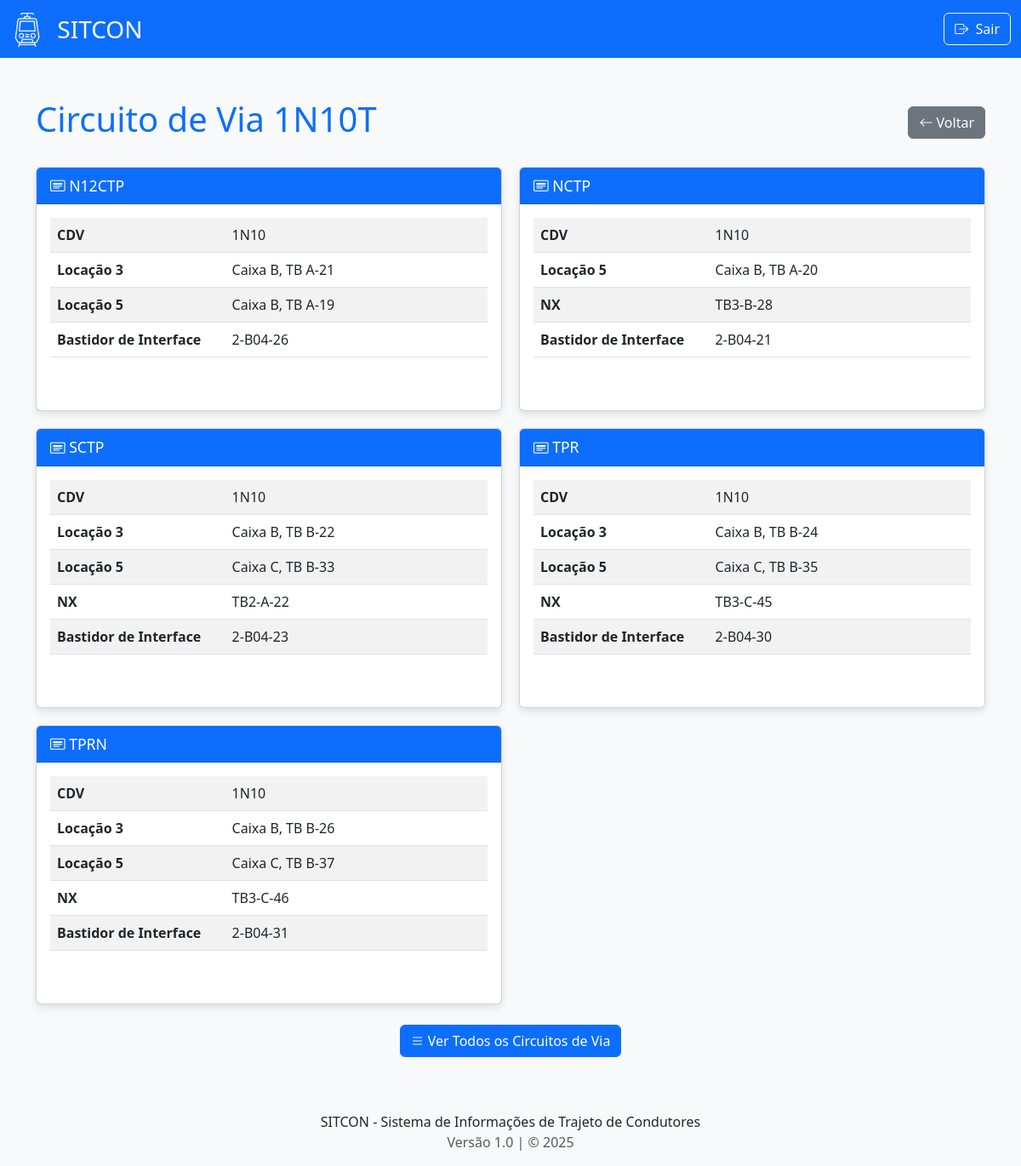
Page /cdv/1N10 (signed in) on the committed database.
### models.py (models this page shows, shortened)
class CDV(db.Model):
    __tablename__ = 'cdv'
    idcdv = db.Column(db.String(5), primary_key=True)
    tipo = db.Column(db.String(6), primary_key=True)
    L1 = db.Column(db.String(8), nullable=True)
    L2 = db.Column(db.String(8), nullable=True)
    L3 = db.Column(db.String(8), nullable=True)
    L4 = db.Column(db.String(8), nullable=True)
    L5 = db.Column(db.String(8), nullable=True)
    L6 = db.Column(db.String(8), nullable=True)
    L7 = db.Column(db.String(8), nullable=True)
    L8 = db.Column(db.String(8), nullable=True)
    L9 = db.Column(db.String(8), nullable=True)
    L10 = db.Column(db.String(8), nullable=True)
    tower = db.Column(db.String(8), nullable=True)
    interface = db.Column(db.String(8), nullable=True)
    L14 = db.Column(db.String(8), nullable=True)
    L15 = db.Column(db.String(8), nullable=True)
    L16 = db.Column(db.String(8), nullable=True)
    L18 = db.Column(db.String(8), nullable=True)
    L17 = db.Column(db.String(8), nullable=True)
    L20 = db.Column(db.String(8), nullable=True)
    L21 = db.Column(db.String(8), nullable=True)
    L22 = db.Column(db.String(8), nullable=True)
    L23 = db.Column(db.String(8), nullable=True)

### app.py (the view)
@app.route('/cdv/<cdv_id>')
@login_required
def cdv_detail(cdv_id):
    registros = CDV.query.filter_by(idcdv=cdv_id).all()
    if not registros:
        flash(f'CDV {cdv_id} não encontrado', 'warning')
        return redirect(url_for('cdv'))
    dados = formatar_registros(registros, CDV)
    return render_template('cdv_detail.html',
                         cdv_id=cdv_id,
                         registros=dados)

### app.py (called while the page is built)
def formatar_valor_locacao(valor):
    if not isinstance(valor, str) or '-' not in valor:
        return valor
    partes = valor.split('-')
    if len(partes) >= 3:
        caixa = f"Caixa {partes[0]}"
        tb = f"TB {partes[1]}-{partes[2]}"
        return f"{caixa}, {tb}"
    elif len(partes) == 2:
        caixa = f"Caixa {partes[0]}"
        tb = f"TB {partes[1]}"
        return f"{caixa}, {tb}"
    else:
        return valor

def formatar_registros(registros, model_class):
    dados_formatados = []
    if not registros:
        return dados_formatados
    for registro in registros:
        campos_registro = {}
        for coluna in model_class.__table__.columns:
            nome_original = coluna.name
            nome_amigavel = TRADUCOES_GERAIS.get(nome_original, nome_original)
            valor = getattr(registro, nome_original)
            if nome_original.startswith('L') and nome_original[1:].isdigit():
                valor = formatar_valor_locacao(valor)
            if valor not in [None, '']:
                campos_registro[nome_amigavel] = valor
        dados_formatados.append(campos_registro)
    return dados_formatados

def login_required(f):
    @wraps(f)
    def decorated_function(*args, **kwargs):
        if not session.get('logado'):
            flash('Acesso não autorizado. Por favor, faça login.', 'warning')
            return redirect(url_for('login'))
        return f(*args, **kwargs)
    return decorated_function

### templates/cdv_detail.html (shortened to what this page needs)
{% extends "base.html" %}
{% block content %}
<div class="d-flex justify-content-between align-items-center mb-4">
  <h1 class="text-primary">Circuito de Via {{ cdv_id }}T</h1>
  <a href="{{ url_for('cdv') }}" class="btn btn-secondary">
    <i class="bi bi-arrow-left"></i> Voltar
  </a>
</div>
<div class="registro-grid">
  {% for registro in registros %}
  <div class="card">
    <div class="card-header bg-primary text-white">
      <i class="bi bi-card-heading"></i>
      {{ registro.pop('Tipo', 'Configuração ' + loop.index|string) }}
    </div>
    <div class="card-body">
      <div class="table-responsive">
        <table class="table table-striped">
          <tbody>
            {% if registro %}
              {% for nome, valor in registro.items() %}
                {% if nome != 'tipo' %}
                <tr>
                  <td width="40%"><strong>{{ nome }}</strong></td>
                  <td>{{ valor }}</td>
                </tr>
                {% endif %}
              {% endfor %}
            {% else %}
              <tr>
                <td colspan="2" class="text-center">Nenhum dado disponível</td>
              </tr>
            {% endif %}
          </tbody>
        </table>
      </div>
    </div>
  </div>
  {% endfor %}
</div>
<div class="text-center mt-4">
  <a href="{{ url_for('cdv') }}" class="btn btn-primary">
    <i class="bi bi-list"></i> Ver Todos os Circuitos de Via
  </a>
</div>
{% endblock %}

### static/css/style.css (style rules this page uses)
html, body { height: 100%; }
body { display: flex; flex-direction: column; }
body { background-image: url('../images/fundo.png'); background-size: cover; background-position: center center; background-attachment: fixed; background-color: #f8f9fa; }
.card-header { font-size: 1.1rem; }
.card { box-shadow: 0 4px 8px rgba(0, 0, 0, 0.1); height: 100%; margin-bottom: 30px; }
.table-responsive { max-height: 300px; overflow-y: auto; }
.registro-grid { display: grid; grid-template-columns: repeat(2, 1fr); gap: 20px; }

### rows in the picture
CDV: pop "N12CTP", nome "CDV", idcdv "1N10", registro "Locação 3" "Locação 5", registro "Caixa B, TB A-21" "Caixa B, TB A-19", nome "Bastidor de Interface", interface "2-B04-26"
CDV: pop "NCTP", nome "CDV", idcdv "1N10", registro "Locação 5", registro "Caixa B, TB A-20", nome "NX", tower "TB3-B-28", nome "Bastidor de Interface", interface "2-B04-21"
CDV: pop "SCTP", nome "CDV", idcdv "1N10", registro "Locação 3" "Locação 5", registro "Caixa B, TB B-22" "Caixa C, TB B-33", nome "NX", tower "TB2-A-22", nome "Bastidor de Interface", interface "2-B04-23"
CDV: pop "TPR", nome "CDV", idcdv "1N10", registro "Locação 3" "Locação 5", registro "Caixa B, TB B-24" "Caixa C, TB B-35", nome "NX", tower "TB3-C-45", nome "Bastidor de Interface", interface "2-B04-30"
CDV: pop "TPRN", nome "CDV", idcdv "1N10", registro "Locação 3" "Locação 5", registro "Caixa B, TB B-26" "Caixa C, TB B-37", nome "NX", tower "TB3-C-46", nome "Bastidor de Interface", interface "2-B04-31"

### other values in the picture
{{ cdv_id }} "1N10"
